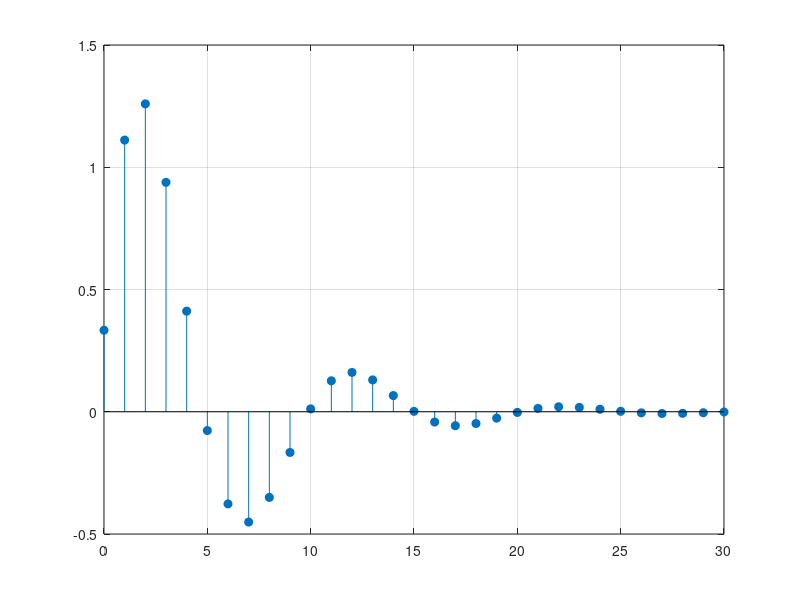

MATLAB code for this plot:
clc;
clear;

a = [3,-4,2];
b = [1,2];
%impz(b,a,30);
n = 0:30;
x = (n == 0);
y = filter(b,a,x);
stem(n,y,'fill');
grid on;

